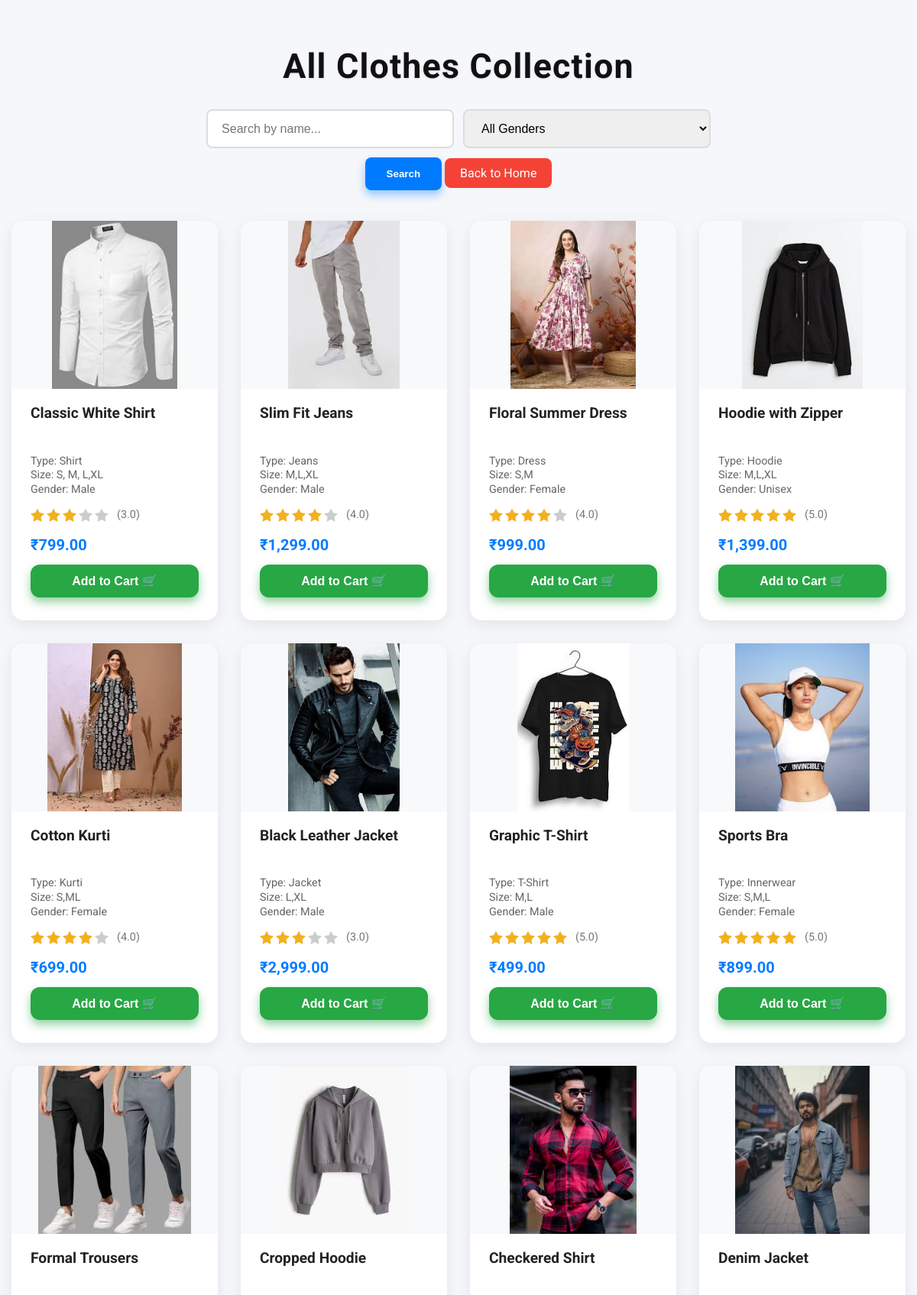
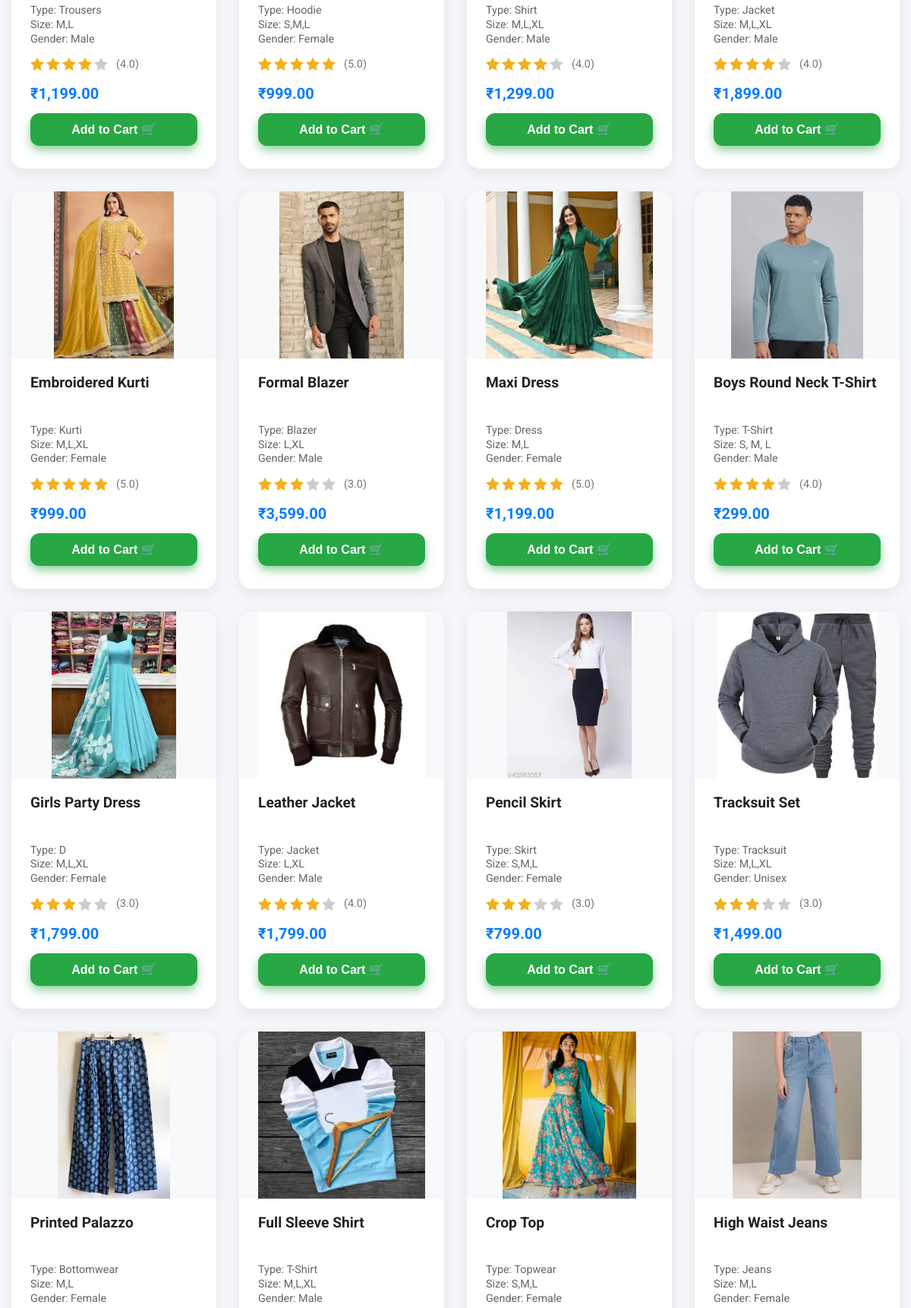
The page /allclothes.php (upper part) on the database its author committed (2 pictures, top to bottom).
### tables this page shows
CREATE TABLE `clothes` (
  `id` int(11) NOT NULL,
  `name` varchar(100) DEFAULT NULL,
  `type` varchar(50) DEFAULT NULL,
  `size` varchar(20) DEFAULT NULL,
  `gender` varchar(10) DEFAULT NULL,
  `price` decimal(10,2) DEFAULT NULL,
  `image` varchar(255) DEFAULT NULL,
  `category` varchar(50) NOT NULL
);

### allclothes.php (the view, shortened to what this page needs)
<?php
include 'admin/includes/db.php';
$search = isset($_GET['search']) ? mysqli_real_escape_string($conn, $_GET['search']) : '';
$query = "SELECT * FROM clothes WHERE 1";
$result = mysqli_query($conn, $query);
?>
<!DOCTYPE html>
<html lang="en">
<head>
</head>
<body>
<h1>All Clothes Collection</h1>
<form class="search-bar" method="GET" role="search" aria-label="Search clothes">
  <input type="text" name="search" placeholder="Search by name..." value="<?= htmlspecialchars($search) ?>" aria-label="Search clothes by name" />
  <select name="filter" aria-label="Filter by gender">
    <option value="">All Genders</option>
  </select>
  <div>
  <button type="submit" aria-label="Search products">Search</button>
  <a href="http://localhost/clothes_Recommendation_System/index.php" class="back-home-btn">Back to Home</a>
</div>
</form>
<div class="products-container" aria-live="polite">
  <?php if (mysqli_num_rows($result) === 0) : ?>
    <p style="text-align:center; font-size:1.2rem; color:#666; grid-column: 1 / -1;">No products found matching your criteria.</p>
  <?php else: ?>
    <?php while ($row = mysqli_fetch_assoc($result)) { ?>
      <div class="product-card" tabindex="0" role="article" aria-label="<?= htmlspecialchars($row['name']) ?> product card">
        <img src="admin/uploads/<?= htmlspecialchars($row['image']) ?>" alt="<?= htmlspecialchars($row['name']) ?>" class="product-image" loading="lazy" />
        <div class="product-info-container">
          <div class="product-name"><?= htmlspecialchars($row['name']) ?></div>
          <div class="product-details">
            <div>Type: <?= htmlspecialchars($row['type']) ?></div>
            <div>Size: <?= htmlspecialchars($row['size']) ?></div>
            <div>Gender: <?= htmlspecialchars($row['gender']) ?></div>
          </div>
          <div class="rating" aria-label="Product rating">
            <?php
              $stars = rand(3,5);
              for ($i = 1; $i <= 5; $i++) {
                if ($i <= $stars) {
                  echo '<svg viewBox="0 0 24 24"><path d="M12 .587l3.668 7.431L24 9.748l-6 5.839L19.335 24 12 19.897 4.665 24 6 15.587 0 9.748l8.332-1.73z"/></svg>';
                } else {
                  echo '<svg style="fill:#ccc" viewBox="0 0 24 24"><path d="M12 .587l3.668 7.431L24 9.748l-6 5.839L19.335 24 12 19.897 4.665 24 6 15.587 0 9.748l8.332-1.73z"/></svg>';
                }
              }
            ?>
            <span>(<?= $stars ?>.0)</span>
          </div>
          <div class="product-price">₹<?= number_format($row['price'], 2) ?></div>
          <button class="add-to-cart-btn" type="button" onclick="window.location.href='user/login.php'">Add to Cart 🛒</button>
        </div>
      </div>
    <?php } ?>
  <?php endif; ?>
</div>
</body>
</html>

### allclothes.php (style rules this page uses)
* { box-sizing: border-box; }
body { margin: 0; font-family: 'Roboto', sans-serif; background: #f5f7fa; color: #333; min-height: 100vh; display: flex; flex-direction: column; padding: 30px 15px 50px; }
h1 { text-align: center; font-weight: 700; font-size: 2.8rem; margin-bottom: 30px; color: #111; letter-spacing: 1.2px; text-shadow: 0 1px 3px rgba(0,0,0,0.1); animation: fadeInDown 1s ease; }
.search-bar { max-width: 700px; margin: 0 auto 40px; display: flex; gap: 12px; justify-content: center; flex-wrap: wrap; }
.search-bar input[type="text"], .search-bar select { flex: 1 1 220px; padding: 14px 18px; font-size: 1rem; border: 2px solid #ddd; border-radius: 8px; transition: border-color 0.3s ease; outline-offset: 2px; box-shadow: 0 0 0 rgba(0,0,0,0); }
.search-bar button { background-color: #007BFF; border: none; padding: 14px 28px; color: white; font-weight: 600; border-radius: 8px; cursor: pointer; transition: background-color 0.3s ease, box-shadow 0.3s ease; flex: 0 0 auto; box-shadow: 0 6px 12px rgba(0,123,255,0.4); user-select: none; text-decoration: none; }
.products-container { display: grid; grid-template-columns: repeat(auto-fill, minmax(260px, 1fr)); gap: 30px; max-width: 1200px; margin: 0 auto; animation: fadeInUp 0.9s ease forwards; }
.product-card { background: white; border-radius: 16px; box-shadow: 0 6px 20px rgba(0, 0, 0, 0.08); display: flex; flex-direction: column; overflow: hidden; transition: transform 0.3s ease, box-shadow 0.3s ease; cursor: pointer; position: relative; }
.product-image { width: 100%; height: 220px; object-fit: contain; background: #f8f9fa; transition: transform 0.4s ease; }
.product-info-container { padding: 20px 25px 30px; flex-grow: 1; display: flex; flex-direction: column; justify-content: space-between; }
.product-name { font-weight: 700; font-size: 1.2rem; margin-bottom: 8px; color: #222; min-height: 3em; }
.product-details { font-size: 0.9rem; color: #666; margin-bottom: 14px; line-height: 1.3; }
.product-price { font-size: 1.25rem; font-weight: 700; color: #007BFF; margin-bottom: 14px; }
.rating { display: flex; align-items: center; margin-bottom: 18px; }
.rating svg { fill: #f2b01e; width: 18px; height: 18px; margin-right: 3px; }
.rating span { font-size: 0.9rem; color: #777; margin-left: 8px; user-select: none; }
.add-to-cart-btn { background-color: #28a745; border: none; padding: 12px 0; font-weight: 600; color: white; font-size: 1rem; border-radius: 12px; cursor: pointer; transition: background-color 0.3s ease, box-shadow 0.3s ease; width: 100%; box-shadow: 0 6px 12px rgba(40, 167, 69, 0.5); user-select: none; }
.back-home-btn { margin: 20px auto 0; padding: 10px 20px; background: #f44336; color: white; border: none; border-radius: 8px; font-size: 16px; cursor: pointer; text-decoration: none; transition: background 0.3s; }

### rows shown on the page
clothes: image+name (picture), name "Classic White Shirt", type "Shirt", size "S, M, L,XL", gender "Male", price "799.00"
clothes: image+name (picture), name "Slim Fit Jeans", type "Jeans", size "M,L,XL", gender "Male", price "1,299.00"
clothes: image+name (picture), name "Floral Summer Dress", type "Dress", size "S,M", gender "Female", price "999.00"
clothes: image+name (picture), name "Hoodie with Zipper", type "Hoodie", size "M,L,XL", gender "Unisex", price "1,399.00"
clothes: image+name (picture), name "Cotton Kurti", type "Kurti", size "S,ML", gender "Female", price "699.00"
clothes: image+name (picture), name "Black Leather Jacket", type "Jacket", size "L,XL", gender "Male", price "2,999.00"
clothes: image+name (picture), name "Graphic T-Shirt", type "T-Shirt", size "M,L", gender "Male", price "499.00"
clothes: image+name (picture), name "Sports Bra", type "Innerwear", size "S,M,L", gender "Female", price "899.00"
clothes: image+name (picture), name "Formal Trousers", type "Trousers", size "M,L", gender "Male", price "1,199.00"
clothes: image+name (picture), name "Cropped Hoodie", type "Hoodie", size "S,M,L", gender "Female", price "999.00"
clothes: image+name (picture), name "Checkered Shirt", type "Shirt", size "M,L,XL", gender "Male", price "1,299.00"
clothes: image+name (picture), name "Denim Jacket", type "Jacket", size "M,L,XL", gender "Male", price "1,899.00"
clothes: image+name (picture), name "Embroidered Kurti", type "Kurti", size "M,L,XL", gender "Female", price "999.00"
clothes: image+name (picture), name "Formal Blazer", type "Blazer", size "L,XL", gender "Male", price "3,599.00"
clothes: image+name (picture), name "Maxi Dress", type "Dress", size "M,L", gender "Female", price "1,199.00"
clothes: image+name (picture), name "Boys Round Neck T-Shirt", type "T-Shirt", size "S, M, L", gender "Male", price "299.00"
clothes: image+name (picture), name "Girls Party Dress", type "D", size "M,L,XL", gender "Female", price "1,799.00"
clothes: image+name (picture), name "Leather Jacket", type "Jacket", size "L,XL", gender "Male", price "1,799.00"
clothes: image+name (picture), name "Pencil Skirt", type "Skirt", size "S,M,L", gender "Female", price "799.00"
clothes: image+name (picture), name "Tracksuit Set", type "Tracksuit", size "M,L,XL", gender "Unisex", price "1,499.00"
clothes: image+name (picture), name "Printed Palazzo", type "Bottomwear", size "M,L", gender "Female"
clothes: image+name (picture), name "Full Sleeve Shirt", type "T-Shirt", size "M,L,XL", gender "Male"
clothes: image+name (picture), name "Crop Top", type "Topwear", size "S,M,L", gender "Female"
clothes: image+name (picture), name "High Waist Jeans", type "Jeans", size "M,L", gender "Female"
